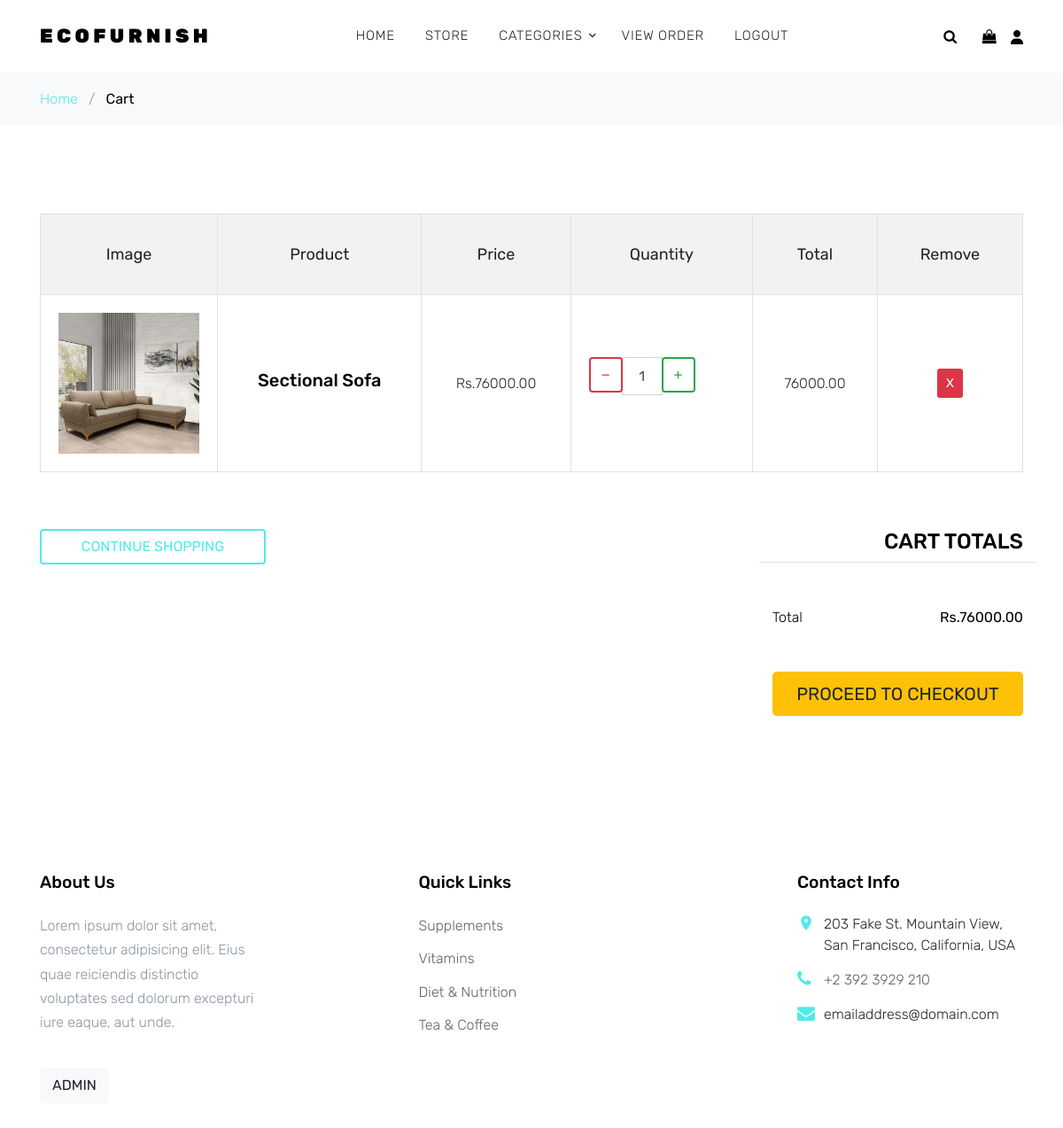
/Cart/ (signed in), run on an earlier commit of the app's database.
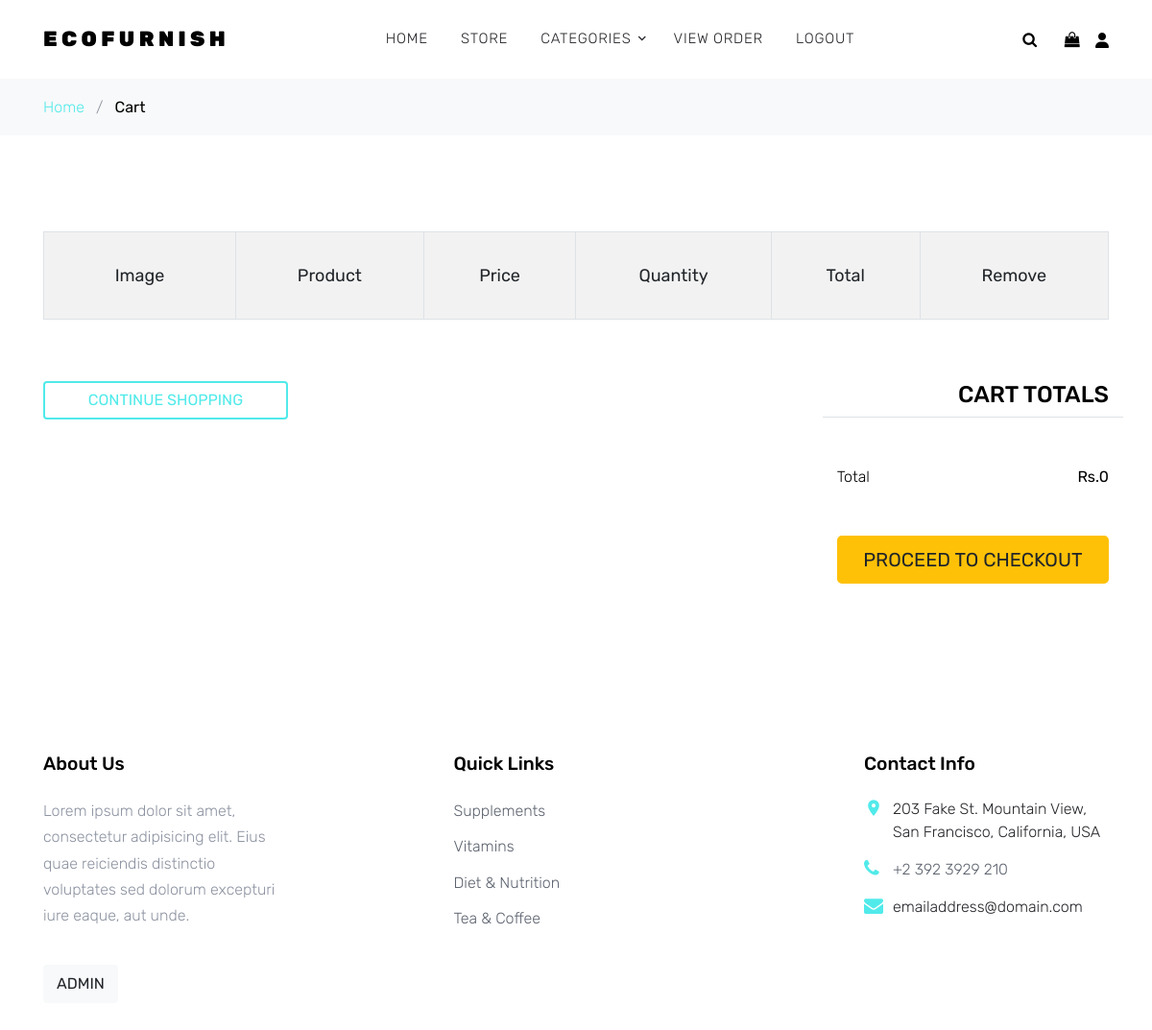
And on a later commit of the database.
### Cart/models.py (models this page shows, shortened)
class CartItem(models.Model):
    product = models.ForeignKey(Furniture, on_delete=models.CASCADE)
    cart = models.ForeignKey(Cart, on_delete=models.CASCADE)
    quantity = models.IntegerField()
    active = models.BooleanField(default=True)
    class Meta:
        db_table = 'CartItem'
    def subtotal(self):
        return self.product.price * self.quantity

### Store/models.py (models this page shows, shortened)
class Furniture(models.Model):
    product = models.CharField(max_length=50, unique=True)
    description = models.TextField(max_length=1000, blank=True)
    category = models.ForeignKey(Categories, on_delete=models.PROTECT)
    price = models.DecimalField(max_digits=20, decimal_places=2)
    image = models.ImageField(upload_to='Furniture')
    stock = models.IntegerField()

### Cart/views.py (the view)
# urls.py: path('', Cart_Details, name='cart'),
@login_required(login_url='Customer:login')
def Cart_Details(request, total=0, counter=0, cart_items=0):
    try:
        cart = Cart.objects.get(user=request.user.id)
        cart_items = CartItem.objects.filter(cart=cart, active=True)
        for i in cart_items:
            total += (i.product.price * i.quantity)
            counter += i.quantity
    except ObjectDoesNotExist:
        pass
    return render(request, 'Cart/Cart.html', dict(cart_items=cart_items, total=total, counter=counter))

### Store/context_processors.py (called while the page is built)
def EcoFurnish_Category(request):
    cat = Categories.objects.all()
    return dict(cat=cat)

### Template/Cart/Cart.html (shortened to what the changed rows need)
{% extends 'Home/Base.html' %}
{% load static %}
{% block content %}
    <div class="site-section">
      <div class="container">
        <div class="row mb-5">
          <form class="col-md-12" method="post">
            <div class="site-blocks-table">
              <table class="table table-bordered">
                <thead>
                  <tr>
                    <th class="product-thumbnail">Image</th>
                    <th class="product-name">Product</th>
                    <th class="product-price">Price</th>
                    <th class="product-quantity">Quantity</th>
                    <th class="product-total">Total</th>
                    <th class="product-remove">Remove</th>
                  </tr>
                </thead>
                <tbody>
                {% for i in cart_items %}
                  <tr>
                    <td class="product-thumbnail">
                      <img src="{{i.product.image.url}}" alt="Image" class="img-fluid">
                    </td>
                    <td class="product-name">
                      <h2 class="h5 text-black">{{i.product.product}}</h2>
                    </td>
                    <td>Rs.{{i.product.price}}</td>
                    <td>
                      <div class="input-group mb-3" style="max-width: 120px;">
                        <div class="input-group-prepend">
                          <a href="{% url 'Cart:cart_remove' i.product.id %}">
                            <button class="btn btn-outline-danger" type="button" >&minus;</button>
                          </a>
                        </div>
                        <input type="text" class="form-control text-center" value="{{i.quantity}}" placeholder=""
                          aria-label="Example text with button addon" aria-describedby="button-addon1">
                        <div class="input-group-append">
                          <a href="{% url 'Cart:add_cart' i.product.id %}">
                            <button class="btn btn-outline-success" type="button">&plus;</button>
                          </a>
                        </div>
                      </div>
                    </td>
                    <td>{{i.subtotal}}</td>
                    <td><a href="{% url 'Cart:full_remove' i.product.id %}" class="btn btn-danger height-auto btn-sm">X</a></td>
                  </tr>
                {% endfor %}
                </tbody>
              </table>
            </div>
          </form>
        </div>
        <div class="row">
          <div class="col-md-6 pl-5">
            <div class="row justify-content-end">
              <div class="col-md-7">
                <div class="row mb-5">
                  <div class="col-md-6 text-right">
                    <strong class="text-black">Rs.{{total}}</strong>
                  </div>
                </div>
              </div>
            </div>
          </div>
        </div>
      </div>
    </div>
{% endblock %}

What changed in the data, as far as the page shows it:
removed CartItem: product.image (picture), product.product "Sectional Sofa", product.price "76000.00", quantity "1", subtotal "76000.00"
Also different on the page:
{{ total }}: "76000.00" → "0"
